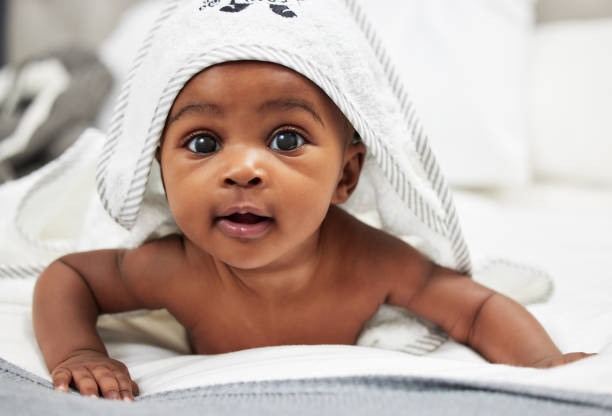
#> input picture Pencil-Sketch/image.jpg, 612 x 416 px
$ python 'Pencil Sketch.py'
#> lines starting #> are read from the running program, lines starting #| are printed output that depends on the picture
#> further down, image is the input picture: shape (416, 612, 3); mean B, G, R 168.7, 176.5, 193.7
import cv2
def pencil_sketch(image):
    gray_image=cv2.cvtColor(image,cv2.COLOR_BGR2GRAY)
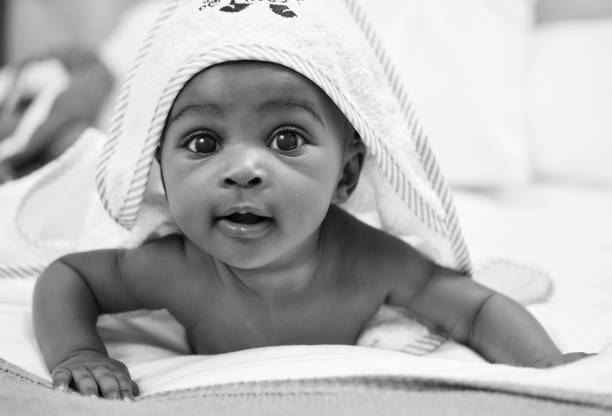
#> gray_image: shape (416, 612); min 0, max 255, mean 180.8
    inverted_gray_image=cv2.bitwise_not(gray_image)
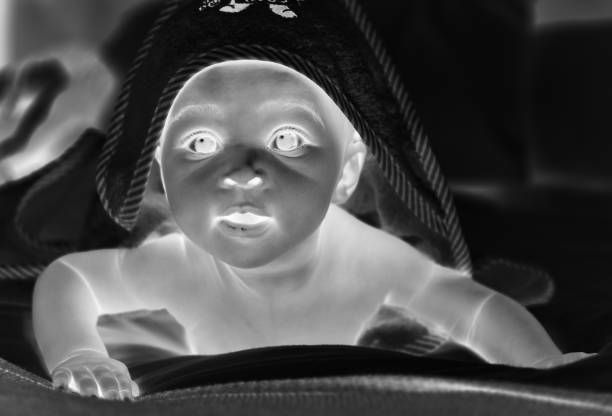
#> inverted_gray_image: shape (416, 612); min 0, max 255, mean 74.2
    blurred_image=cv2.GaussianBlur(inverted_gray_image,(21,21),0)
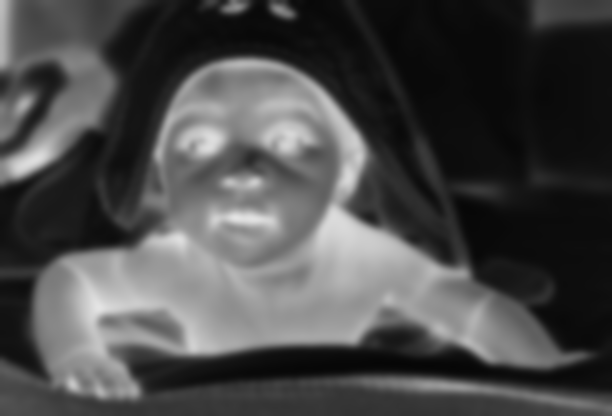
#> blurred_image: shape (416, 612); min 6, max 228, mean 74.2
    inverted_blurred_image=cv2.bitwise_not(blurred_image)
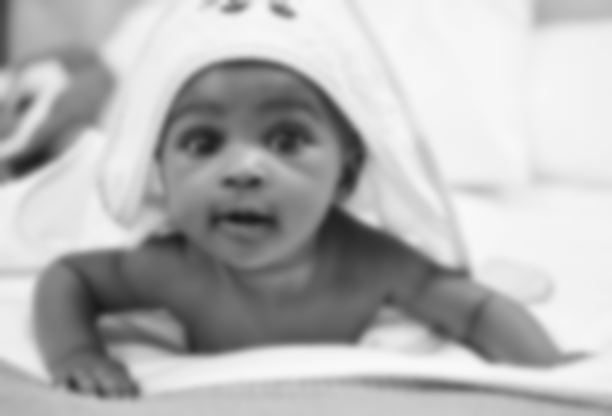
#> inverted_blurred_image: shape (416, 612); min 27, max 249, mean 180.8
    pencil_sketch_image=cv2.divide(gray_image,inverted_blurred_image,scale=256.0)
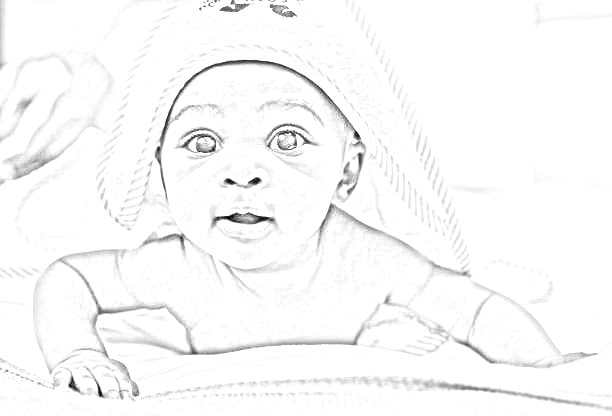
#> pencil_sketch_image: shape (416, 612); min 0, max 255, mean 248.9
    return pencil_sketch_image
image=cv2.imread('image.jpg')
if image is None:
    raise FileNotFoundError("Image ot loaded.Kindly check the image name/Path")
pencil_sketch_image=pencil_sketch(image)
cv2.imwrite('pencil_sketch.jpg',pencil_sketch_image)
cv2.imshow('original Image',image)
cv2.imshow('Pencil sketch',pencil_sketch_image)
cv2.waitKey(0)
cv2.destroyAllWindows()
